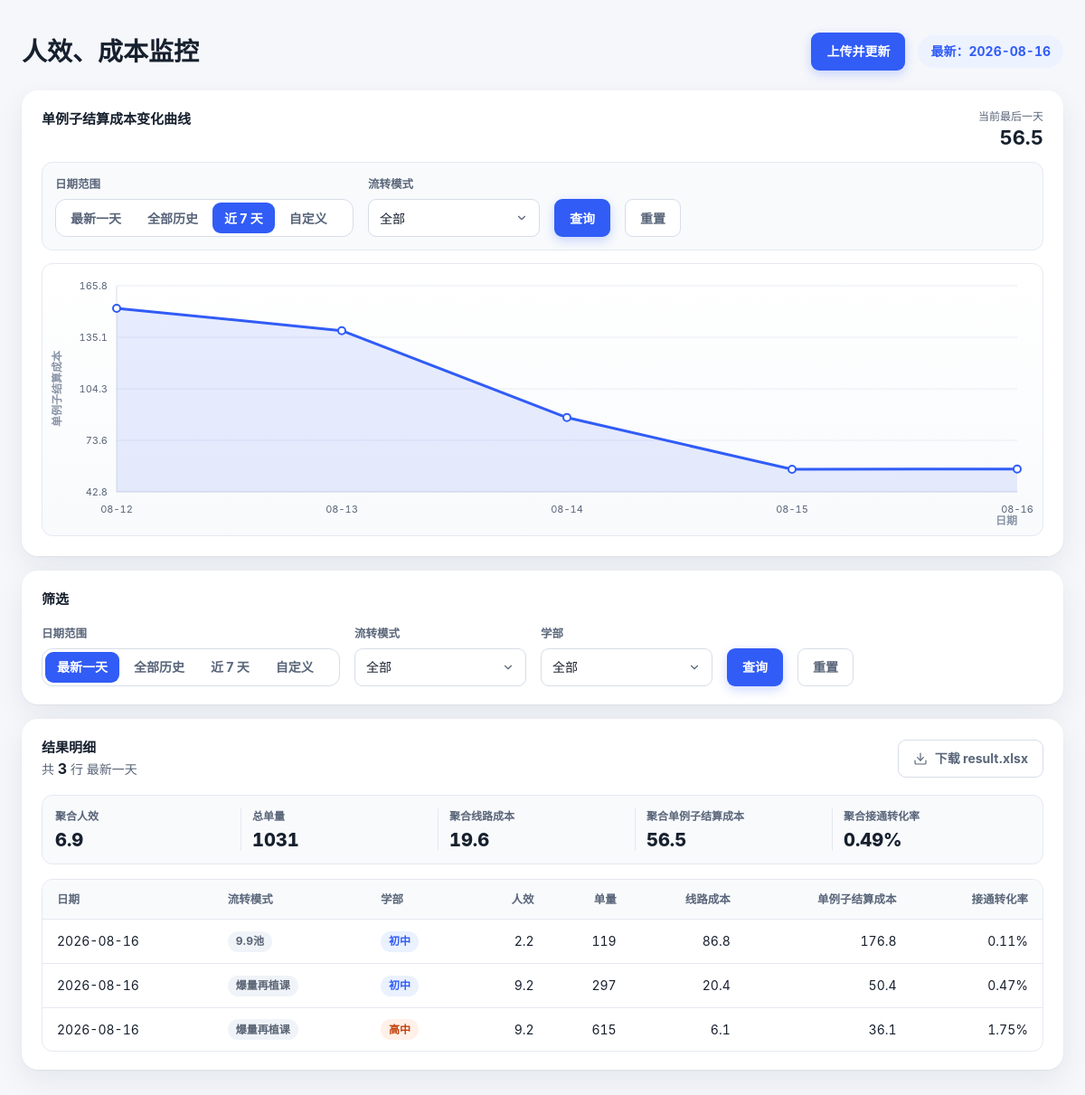
The page / on the database its author committed.
### tables this page shows
CREATE TABLE result(
            日期 TEXT NOT NULL,
            流转模式 TEXT NOT NULL,
            学部 TEXT NOT NULL,
            人效 REAL,
            线路成本 REAL,
            单例子结算成本 REAL,
            接通转化率 REAL, 单量 REAL, 出勤 REAL, 人效单量 REAL, AI接通数 REAL,
            PRIMARY KEY(日期, 流转模式, 学部));

### app.py (the view)
@app.route("/", methods=["GET"])
def index():
    chart_filters = _filters_from_request("chart", default_view="7d")
    table_filters = _filters_from_request("table", include_xuebu=True, default_view="latest")
    rows = fetch_filtered(
        view=str(table_filters["view"]),
        start=table_filters["start"],
        end=table_filters["end"],
        mode=table_filters["modes"],
        xuebu=table_filters["xuebus"],
    )
    trend = fetch_cost_trend(
        view=str(chart_filters["view"]),
        start=chart_filters["start"],
        end=chart_filters["end"],
        mode=chart_filters["modes"],
    )
    formatted_rows = []
    for row in rows:
        item = dict(row)
        item["人效_display"] = _fmt_num(row["人效"], 1)
        item["单量_display"] = _fmt_int(row["单量"])
        item["线路成本_display"] = _fmt_cost(row["线路成本"])
        item["单例子结算成本_display"] = _fmt_cost(row["单例子结算成本"])
        item["接通转化率_display"] = _fmt_rate(row["接通转化率"])
        formatted_rows.append(item)
    status = request.args.get("status")
    return render_template(
        "index.html",
        rows=formatted_rows,
        metrics=_metrics(rows),
        table_aggregate=_table_aggregate(rows),
        dates=distinct_dates(),
        modes=distinct_modes(),
        xuebus=S.XUBU_WHITELIST,
        latest_date=latest_date(),
        chart_filters=chart_filters,
        table_filters=table_filters,
        chart_preserve_args=_template_preserve_args("table", table_filters),
        table_preserve_args=_template_preserve_args("chart", chart_filters),
        trend=trend,
        view_label=_view_label(table_filters),
        download_url=_download_url(table_filters),
        chart_reset_url=_url_with_filters(_default_filters(), table_filters),
        table_reset_url=_url_with_filters(chart_filters, _default_filters(include_xuebu=True, view="latest")),
        status=status,
    )

### app.py (called while the page is built, shortened)
def _filters_from_request(prefix: str, include_xuebu: bool = False, default_view: str = "7d") -> dict[str, object]:
    filters: dict[str, object] = {
        "view": request.values.get(f"{prefix}_view") or default_view,
        "start": request.values.get(f"{prefix}_start") or None,
        "end": request.values.get(f"{prefix}_end") or None,
        "modes": [mode for mode in request.values.getlist(f"{prefix}_mode") if mode],
    }
    if include_xuebu:
        filters["xuebus"] = [xuebu for xuebu in request.values.getlist(f"{prefix}_xuebu") if xuebu]
    return filters

def _prefixed_args(prefix: str, filters: dict[str, object]) -> list[tuple[str, object]]:
    args = [
        (f"{prefix}_view", filters["view"]),
        (f"{prefix}_start", filters["start"] or ""),
        (f"{prefix}_end", filters["end"] or ""),
    ]
    args.extend((f"{prefix}_mode", mode) for mode in filters["modes"])
    if "xuebus" in filters:
        args.extend((f"{prefix}_xuebu", xuebu) for xuebu in filters["xuebus"])
    return args

def _default_filters(include_xuebu: bool = False, view: str = "7d") -> dict[str, object]:
    filters: dict[str, object] = {"view": view, "start": None, "end": None, "modes": []}
    if include_xuebu:
        filters["xuebus"] = []
    return filters

def _url_with_filters(chart_filters: dict[str, object], table_filters: dict[str, object]) -> str:
    return url_for("index") + "?" + urlencode(_prefixed_args("chart", chart_filters) + _prefixed_args("table", table_filters))

def _template_preserve_args(prefix: str, filters: dict[str, object]) -> list[dict[str, object]]:
    args = []
    for key, value in _prefixed_args(prefix, filters):
        if isinstance(value, str) and value == "":
            continue
        args.append({"name": key, "value": value})
    return args

def _fmt_num(value: object, digits: int = 1) -> str:
    if value is None:
        return "-"
    return f"{float(value):.{digits}f}"

def _fmt_cost(value: object) -> str:
    if value is None:
        return "-"
    return f"{float(value):.1f}"

def _fmt_rate(value: object) -> str:
    if value is None:
        return "-"
    return f"{float(value) * 100:.2f}%"

def _fmt_int(value: object) -> str:
    if value is None:
        return "-"
    return str(int(round(float(value))))

def _view_label(filters: dict[str, object]) -> str:
    view = str(filters["view"])
    if view == "latest":
        return "最新一天"

### templates/index.html (shortened to what this page needs)
<!doctype html>
<html lang="zh-CN">
<head>
</head>
<body>
  <main class="page">
    <header class="topbar">
      <div class="topbar-main">
        <h1>人效、成本监控</h1>
      </div>
      <div class="topbar-actions">
        <form action="{{ url_for('upload') }}" method="post">
          <button class="btn btn-primary" type="submit">上传并更新</button>
        </form>
        <div class="latest-badge">最新：{{ latest_date or "暂无数据" }}</div>
      </div>
    </header>
    <div class="stack">
      <section class="card chart-card" aria-labelledby="trend-title">
        <div class="chart-head">
          <div class="chart-title-wrap">
            <h2 class="section-title" id="trend-title">单例子结算成本变化曲线</h2>
          </div>
          <div class="chart-stat">
            当前最后一天
            <b id="trend-latest">-</b>
          </div>
        </div>
        <form class="controls chart-controls js-range-form" action="{{ url_for('index') }}" method="get">
          <div class="field date-range-field">
            <span class="field-label">日期范围</span>
            <div class="segmented" role="group" aria-label="曲线日期范围">
              {% for value, label in [("latest", "最新一天"), ("all", "全部历史"), ("7d", "近 7 天"), ("custom", "自定义")] %}
                <button class="segment" type="button" data-view="{{ value }}" aria-pressed="{{ 'true' if chart_filters.view == value else 'false' }}">{{ label }}</button>
              {% endfor %}
            </div>
          </div>
          <div class="field">
            <span class="field-label">流转模式</span>
            <details class="mode-dropdown js-mode-dropdown">
              <summary><span class="mode-summary">全部</span></summary>
            </details>
          </div>
          <button class="btn btn-primary" type="submit">查询</button>
          <a class="btn btn-secondary" href="{{ chart_reset_url }}">重置</a>
        </form>
        <div class="chart-wrap" id="trend-chart" data-points='{{ trend|tojson }}'>
          <svg class="chart-svg" role="img" aria-labelledby="trend-title" aria-describedby="trend-desc"></svg>
        </div>
      </section>
      <section class="card" aria-labelledby="filter-title">
        <div class="section-head">
          <div>
            <h2 class="section-title" id="filter-title">筛选</h2>
          </div>
        </div>
        <form class="controls js-range-form" action="{{ url_for('index') }}" method="get">
          <div class="field date-range-field">
            <span class="field-label">日期范围</span>
            <div class="segmented" role="group" aria-label="明细日期范围">
              {% for value, label in [("latest", "最新一天"), ("all", "全部历史"), ("7d", "近 7 天"), ("custom", "自定义")] %}
                <button class="segment" type="button" data-view="{{ value }}" aria-pressed="{{ 'true' if table_filters.view == value else 'false' }}">{{ label }}</button>
              {% endfor %}
            </div>
          </div>
          <div class="field">
            <span class="field-label">流转模式</span>
            <details class="mode-dropdown js-mode-dropdown">
              <summary><span class="mode-summary">全部</span></summary>
            </details>
          </div>
          <div class="field">
            <span class="field-label">学部</span>
            <details class="mode-dropdown js-mode-dropdown" id="table-xuebu">
              <summary><span class="mode-summary">全部</span></summary>
            </details>
          </div>
          <button class="btn btn-primary" type="submit">查询</button>
          <a class="btn btn-secondary" href="{{ table_reset_url }}">重置</a>
        </form>
      </section>
      <section class="card" id="results" aria-labelledby="result-title">
        <div class="table-head">
          <div>
            <h2 class="section-title" id="result-title">结果明细</h2>
            <div class="result-count">共 <b>{{ rows|length }}</b> 行 <span>{{ view_label }}</span></div>
          </div>
          <a class="btn btn-secondary" href="{{ download_url }}">
            <svg width="16" height="16" viewBox="0 0 24 24" fill="none" stroke="currentColor" stroke-width="1.8" stroke-linecap="round" stroke-linejoin="round" aria-hidden="true"><path d="M21 15v4a2 2 0 0 1-2 2H5a2 2 0 0 1-2-2v-4"/><path d="m7 10 5 5 5-5"/><path d="M12 15V3"/></svg>
            下载 result.xlsx
          </a>
        </div>
        <div class="result-summary" aria-label="当前筛选聚合">
          <div class="summary-item">
            <span class="summary-label">聚合人效</span>
            <span class="summary-value">{{ table_aggregate.efficiency }}</span>
          </div>
          <div class="summary-item">
            <span class="summary-label">总单量</span>
            <span class="summary-value">{{ table_aggregate.total_examples }}</span>
          </div>
          <div class="summary-item">
            <span class="summary-label">聚合线路成本</span>
            <span class="summary-value">{{ table_aggregate.line_cost }}</span>
          </div>
          <div class="summary-item">
            <span class="summary-label">聚合单例子结算成本</span>
            <span class="summary-value">{{ table_aggregate.case_cost }}</span>
          </div>
          <div class="summary-item">
            <span class="summary-label">聚合接通转化率</span>
            <span class="summary-value">{{ table_aggregate.rate }}</span>
          </div>
        </div>
        <div class="table-wrap">
          {% if rows %}
            <table>
              <thead>
                <tr>
                  <th>日期</th>
                  <th>流转模式</th>
                  <th>学部</th>
                  <th>人效</th>
                  <th>单量</th>
                  <th>线路成本</th>
                  <th>单例子结算成本</th>
                  <th>接通转化率</th>
                </tr>
              </thead>
              <tbody>
                {% for row in rows %}
                  <tr>
                    <td class="date-value">{{ row["日期"] }}</td>
                    <td><span class="pill mode">{{ row["流转模式"] }}</span></td>
                    <td><span class="pill x{{ row['学部'] }}">{{ row["学部"] }}</span></td>
                    <td class="num">{{ row["人效_display"] }}</td>
                    <td class="num">{{ row["单量_display"] }}</td>
                    <td class="num">{{ row["线路成本_display"] }}</td>
                    <td class="num">{{ row["单例子结算成本_display"] }}</td>
                    <td class="num">{{ row["接通转化率_display"] }}</td>
                  </tr>
                {% endfor %}
              </tbody>
            </table>
          {% else %}
            <div class="empty">
              <strong>没有符合条件的结果</strong><br>
              调整筛选条件，或上传新的 tongshi 表和 zhuanhua 表。
            </div>
          {% endif %}
        </div>
      </section>
    </div>
  </main>
</body>
</html>

### rows shown on the page
result: 日期 "2026-08-16", 流转模式 "9.9池", 学部 "初中", 人效_display "2.2", 单量_display "119", 线路成本_display "86.8", 单例子结算成本_display "176.8", 接通转化率_display "0.11%"
result: 日期 "2026-08-16", 流转模式 "爆量再植课", 学部 "初中", 人效_display "9.2", 单量_display "297", 线路成本_display "20.4", 单例子结算成本_display "50.4", 接通转化率_display "0.47%"
result: 日期 "2026-08-16", 流转模式 "爆量再植课", 学部 "高中", 人效_display "9.2", 单量_display "615", 线路成本_display "6.1", 单例子结算成本_display "36.1", 接通转化率_display "1.75%"

### other values the page prints
{{ latest_date or "暂无数据" }} "2026-08-16"
{{ label }} "最新一天" "全部历史" "近 7 天" "自定义"
{{ rows|length }} "3"
{{ view_label }} "最新一天"
{{ table_aggregate.efficiency }} "6.9"
{{ table_aggregate.total_examples }} "1031"
{{ table_aggregate.line_cost }} "19.6"
{{ table_aggregate.case_cost }} "56.5"
{{ table_aggregate.rate }} "0.49%"
